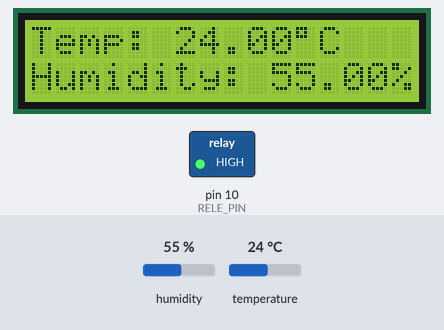
Simulated run of this sketch. Board: Arduino Uno, built with avr-gcc and run on an emulated ATmega328P. Shown: 16×2 character LCD, switched loads named in the sketch (green lamp = pin HIGH). The test bench sets the inputs (shaded band); at power-on: temperature 24 °C, humidity 55 %.

Above: at 1.2 s.
1.3 s: temperature set to 26 °C
At 3.5 s:
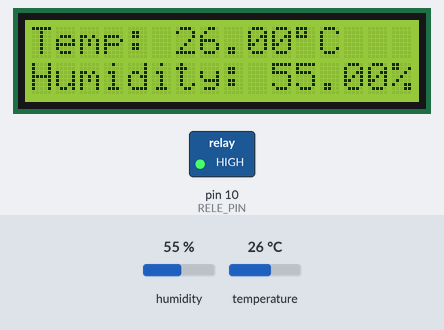
4.0 s: temperature set to 29 °C
At 4.8 s:
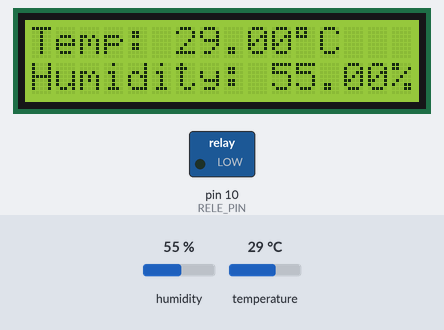
6.7 s: humidity set to 22 %
At 8.5 s:
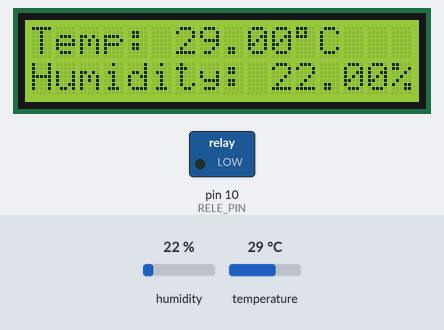
9.7 s: humidity set to 40 %
At 11.1 s:
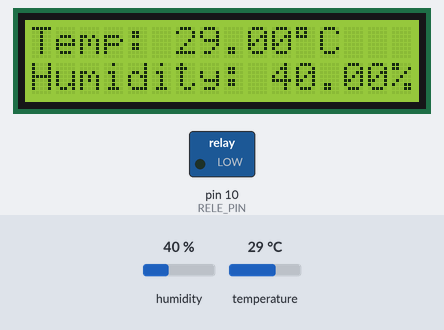
Timing chart, 0 to 12.7 s (numbered marks = the images above; inputs shaded):
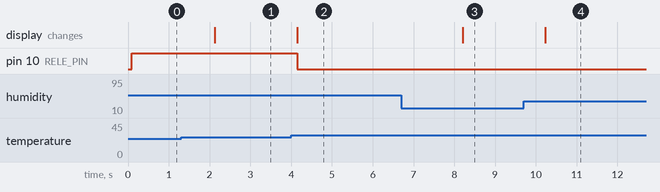

Measured:
- the behaviour switches between 27 and 28 °C on temperature (found by bisection; images 1 and 2)
- after the input at 1.3 s, the display: changes after 0.82 s (image 1)
- after the input at 4.0 s, pin 10 (RELE_PIN): HIGH → LOW after 0.15 s; the display: changes after 0.15 s (image 2)
- after the input at 6.7 s, the display: changes after 1.5 s (image 3)
- after the input at 9.7 s, the display: changes after 0.53 s (image 4)

The sketch:

ChickHome.ino
```cpp
#include <dht.h>
#include <LiquidCrystal.h>

LiquidCrystal lcd(12, 11, 5, 4, 3, 2);

dht DHT;

#define DHT11_PIN 6
#define RELE_PIN 10
float last_temp;
float last_humi;

int out_temp_max = 28;
 int out_temp_min = 26;
 int out_temp;

void print_temperature(float temperature){
  lcd.setCursor(0,0);
  lcd.print("                ");
  lcd.setCursor(0,0);
  lcd.print("Temp: ");
  lcd.print(last_temp = temperature);
  lcd.print((char)223);
  lcd.print("C");
}
void print_humidity(float humidity){
  lcd.setCursor(0,1);
  lcd.print("                ");
  lcd.setCursor(0,1);
  lcd.print("Humidity: ");
  lcd.print(last_humi = humidity);
  lcd.print("%");
}
void setup(){
  lcd.begin(16, 2);
  pinMode(RELE_PIN, OUTPUT);
  out_temp = out_temp_max;
}

void loop(){
 int chk = DHT.read11(DHT11_PIN);

// ეკრანში დაბეჭდავს, თუ რომელიმე მონაცემი შეიცვალა და თუ დაბეჭდა last_ ცვლადშიც დამახსოვრდება ეს მონაცემი, რომ შემდეგ გაზომვას შედარდეს
  if (last_temp != DHT.temperature)  print_temperature(DHT.temperature);
  if (last_humi != DHT.humidity) print_humidity(DHT.humidity);

  if (last_temp >= out_temp){
    digitalWrite(RELE_PIN, LOW);
    out_temp = out_temp_min;
  }
  else {
    digitalWrite(RELE_PIN, HIGH);
    out_temp = out_temp_max;
  }


  delay(2000); /* ეს მონაცემი უნდა, 1000 ადრეა და ვერ ასწრეს გაზომვას, წერს -99.00, თითქოს ცარიელი პინიდან ისე, ანუ დაჩიკის რეაგირებას უნდა დრო */
}
```
